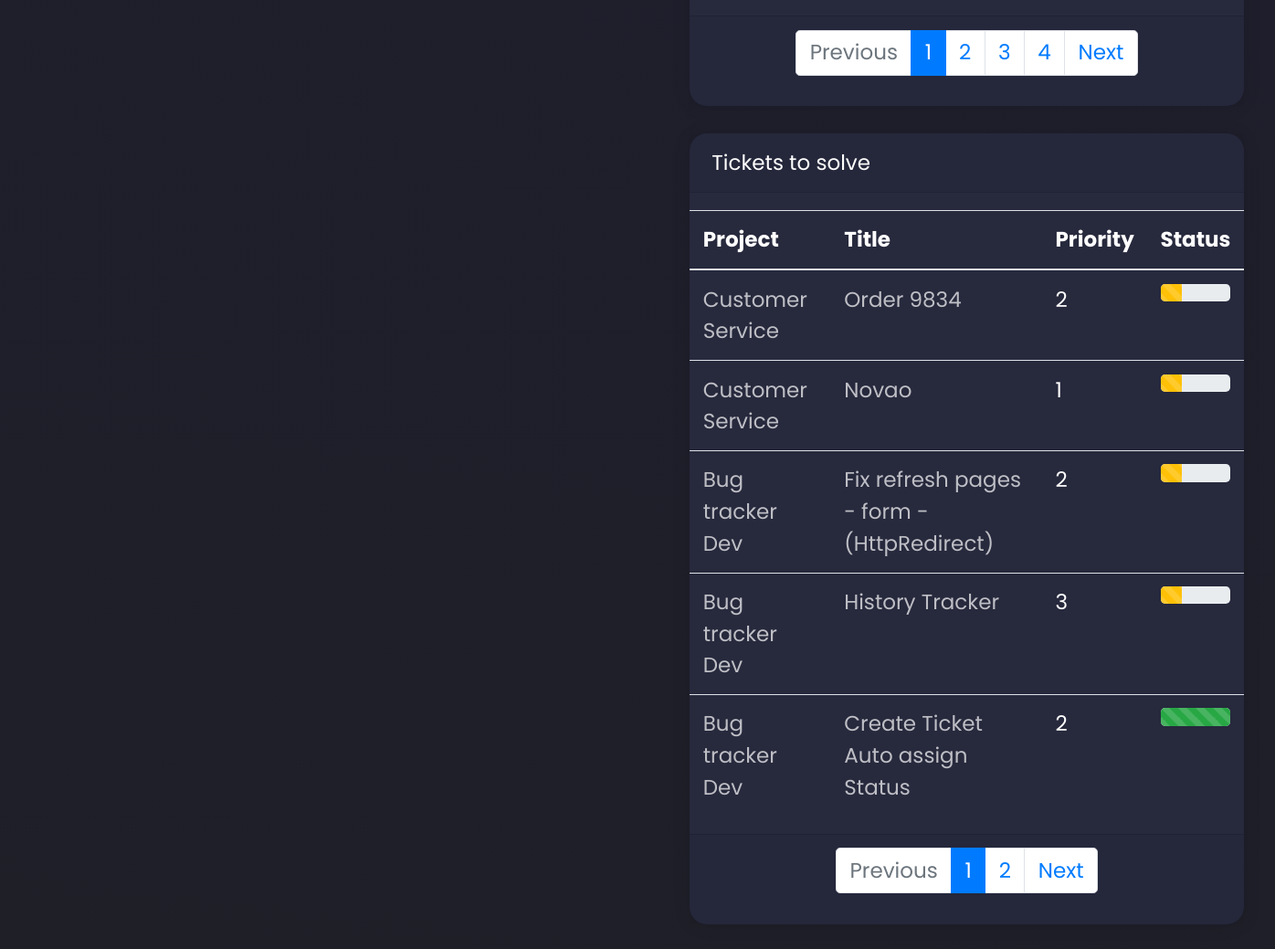
The page /home?assigned_page=1 (signed in, lower part) on the database as committed earlier.
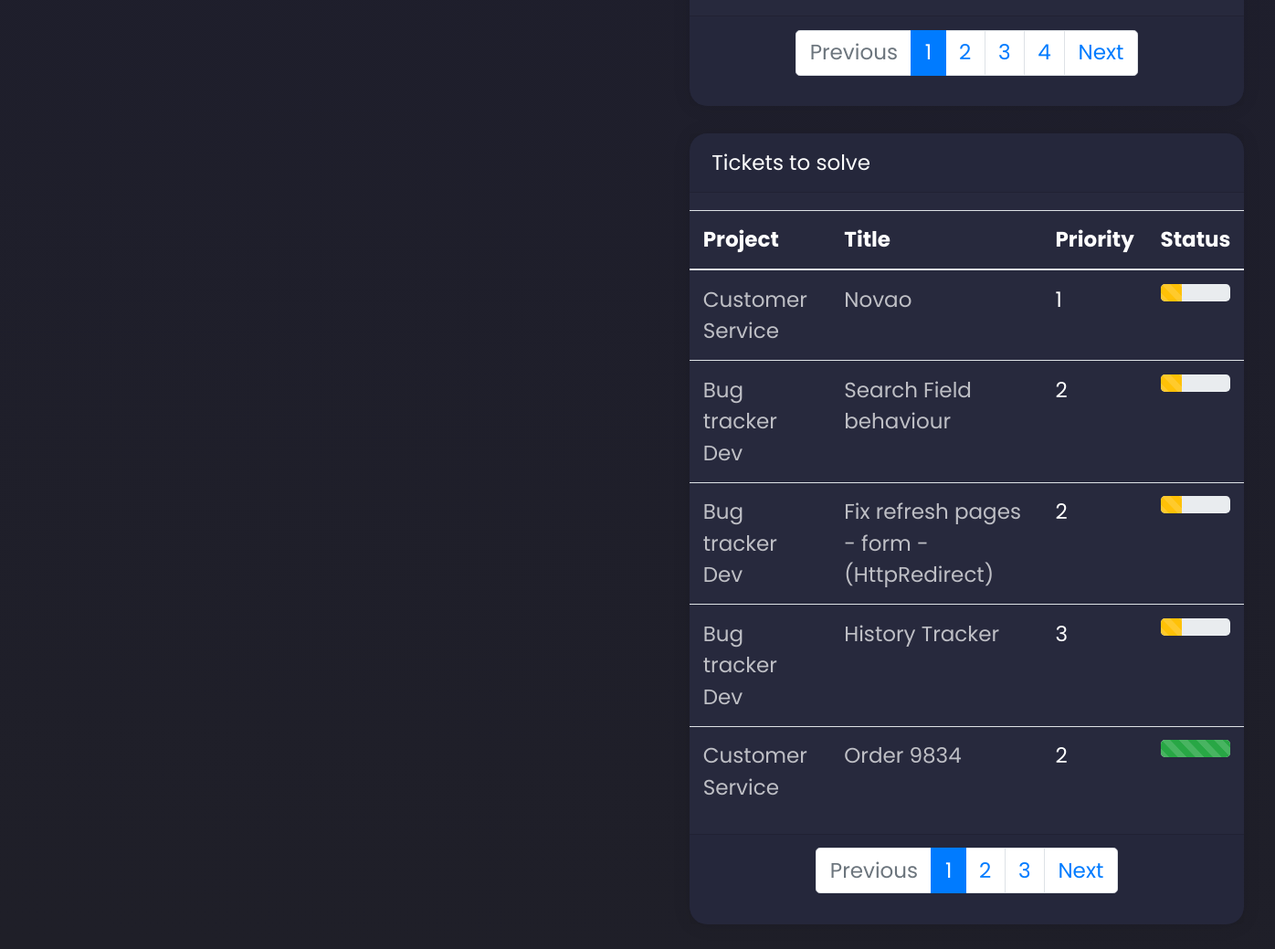
The same page on the database as committed later.
### tracker/models.py (models this page shows, shortened)
class Ticket(models.Model):
    LOW = 1
    MEDIUM = 2
    HIGH = 3
    PRIORITIES_CHOICES = [
        (LOW, 'Low'),
        (MEDIUM, 'Medium'),
        (HIGH, 'High'),
    ]
    SENT = 1
    ASSIGNED = 2
    IN_PROGRESS = 3
    DONE = 4
    STATUS_CHOICES = [
        (SENT, 'Sent'),
        (ASSIGNED, 'Assigned'),
        (IN_PROGRESS, 'In Progress'),
        (DONE, 'Done'),
    ]
    project = models.ForeignKey(Project, related_name='ticket', on_delete=models.CASCADE)
    title = models.CharField(max_length=50)
    requester = models.ForeignKey(Account, related_name='userticket', on_delete=models.CASCADE)
    assigned = models.ForeignKey(Account, related_name='userassigned', on_delete=models.CASCADE, blank=True, null=True)
    description =  models.TextField()
    deadline = models.DateTimeField()
    priority = models.PositiveSmallIntegerField(choices=PRIORITIES_CHOICES, default=1)
    status = models.PositiveSmallIntegerField(choices=STATUS_CHOICES, default=1)
    tag = models.ForeignKey("TicketTag", related_name="tickettag", on_delete=models.CASCADE)
    date_created = models.DateTimeField(auto_now_add=True)
    history = HistoricalRecords()

class Project(models.Model):
    name = models.CharField(max_length=255)
    description = models.CharField(max_length=500)
    manager = models.ManyToManyField(Account,related_name='projectmanager')
    public = models.BooleanField(default=True)
    stakeholder = models.ManyToManyField(Account, related_name='projectstakeholder', blank=True)
    history = HistoricalRecords()
    def __str__(self):
        return self.name

### tracker/views.py (the view)
# urls.py: path('home', homepage, name="homepage"),
def homepage(request):
    if request.user.is_authenticated:
        tickets_sent = Ticket.objects.filter(requester=request.user).order_by('status')
        sent_paginator = Paginator(tickets_sent,5)
        sent_page_number = request.GET.get('sent_page')
        sent_page_obj = sent_paginator.get_page(sent_page_number)
        tickets_assigned = Ticket.objects.filter(assigned=request.user).order_by('status')
        assigned_paginator = Paginator(tickets_assigned,5)
        assigned_page_number = request.GET.get('assigned_page')
        assigned_page_obj = assigned_paginator.get_page(assigned_page_number)
        context = {
            'sent_page_obj': sent_page_obj,
            'assigned_page_obj': assigned_page_obj
        }
        return render(request, 'homepage.html', context)
    else:
        return render(request, 'homepage.html')

### accounts/models.py (called while the page is built)
    def __str__(self):
        return self.email

    @property
    def is_staff(self):
        return self.staff

    @property
    def is_active(self):
        return self.active

### tracker/templatetags/custom_tag.py (called while the page is built)
@register.simple_tag(takes_context=True)
def param_replace(context, **kwargs):
    d = context['request'].GET.copy()
    for k, v in kwargs.items():
        d[k] = v
    for k in [k for k, v in d.items() if not v]:
        del d[k]
    return d.urlencode()

### templates/homepage.html (shortened to what this page needs)
{% extends 'base.html' %} {% block content %}
{% load custom_tag %}
  <div class="row home_1row">
    <div class="col-6">
    </div>
    <div class="col-6">
      <div class="card">
        <div class="card-footer d-flex justify-content-center">
          <ul class="pagination">
            <li class="page-item {% if not sent_page_obj.has_previous %} disabled {% endif %}">
              <a class="page-link" href="?{% if sent_page_obj.has_previous %}{% param_replace sent_page=sent_page_obj.previous_page_number %} {% endif %}" tabindex="-1">Previous</a>
            </li>
            {% for page_num in sent_page_obj.paginator.page_range %}
                <li class="page-item {% if sent_page_obj.number == page_num %} active {% endif %}"><a class="page-link" href="?{% param_replace sent_page=page_num %}">{{page_num}}</a></li>
            {% endfor %}
            <li class="page-item{% if not sent_page_obj.has_next %} disabled {% endif %}">
              <a class="page-link" name="sent" href="?{% if sent_page_obj.has_next %}{% param_replace sent_page=sent_page_obj.next_page_number %}{% endif %}">Next</a>
            </li>
          </ul>
        </div>
      </div>
      {% if request.user.role == 1 or request.user.role == 2 %}
        <div class="card">
          <div class="card-header">
            Tickets to solve
          </div>
          <table class="table">
            <thead>
              <tr>
                <th>Project</th>
                <th>Title</th>
                <th>Priority</th>
                <th>Status</th>
              </tr>
            </thead>
            <tbody>
            {% for ticket in assigned_page_obj.object_list %}
              <tr>
                <td>
                  <a href="{% url 'tracker:project-detail' ticket.project.id%}">
                    {{ ticket.project }}
                  </a>
                </td>
                <td>
                  <a href="{% url 'tracker:ticket-detail' ticket.id%}">
                  {{ ticket.title }}
                  </a>
                </td>
                <td>{{ ticket.priority }}</td>
                <td>
                  <div class="progress">
                    <div
                      class="progress-bar progress-bar-striped {% if ticket.status == 1  %}bg-danger{% elif ticket.status == 2 %}bg-warning {% elif ticket.status == 3 %} bg-info {% elif ticket.status == 4 %} bg-success {% endif %}"
                      role="progressbar"
                      style="width:{% if ticket.status == 1  %}10%{% elif ticket.status == 2 %}30% {% elif ticket.status == 3 %} 50% {% elif ticket.status == 4 %} 100% {% endif %}"
                      aria-valuenow="50"
                      aria-valuemin="0"
                      aria-valuemax="100">
                    </div>
                  </div>
                </td>
              </tr>
            {% endfor %}
            </tbody>
          </table>
          <div class="card-footer d-flex justify-content-center">
            <ul class="pagination">
              <li class="page-item {% if not assigned_page_obj.has_previous %} disabled {% endif %}">
                <a class="page-link" href="?{% if assigned_page_obj.has_previous %}{% param_replace assigned_page=assigned_page_obj.previous_page_number %} {% endif %}" tabindex="-1">Previous</a>
              </li>
              {% for page_num in assigned_page_obj.paginator.page_range %}
                  <li class="page-item {% if assigned_page_obj.number == page_num %} active {% endif %}"><a class="page-link" href="?{% param_replace assigned_page=page_num %}">{{page_num}}</a></li>
              {% endfor %}
              <li class="page-item{% if not assigned_page_obj.has_next %} disabled {% endif %}">
                <a class="page-link"  href="?{% if assigned_page_obj.has_next %}{% param_replace assigned_page=assigned_page_obj.next_page_number %}{% endif %}">Next</a>
              </li>
            </ul>
          </div>
        </div>
      {% endif %}
    </div>
  </div>
{% endblock content %}

Rows that differ between the two databases and show on the page:
no longer on this page (row unchanged): Ticket: project "Bug tracker Dev", title "Create Ticket Auto assign Status", priority "2", status 4 (drawn)
now on this page (row edited): Ticket: project "Bug tracker Dev", title "Search Field behaviour", priority "2", status 2 (drawn)
changed Ticket "Order 9834": status 2 → 4 (drawn); moves down the list
Other text that changed with them:
new list line: "3"
